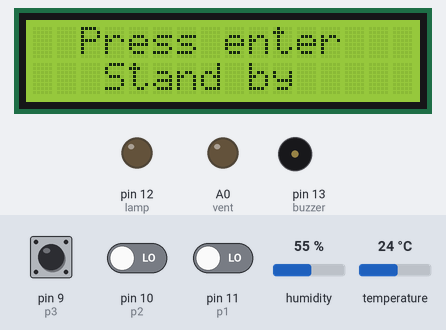
The sketch below on a simulated Arduino Uno, built with avr-gcc and run on an emulated ATmega328P. On the bench: 16×2 character LCD, output pins drawn as LEDs (lit = HIGH), buzzer (waves = sounding, pin HIGH). Inputs (shaded band) come from the test bench; at power-on: pin 9 (p3) LOW, pin 10 (p2) LOW, humidity 55 %, pin 11 (p1) LOW, temperature 24 °C. What the sketch prints to the serial monitor is not drawn.

Above: at 1.5 s.
1.6 s: pin 9 (p3) pulsed HIGH 2 times (0.12 s each, 0.3 s apart)
At 2.5 s:
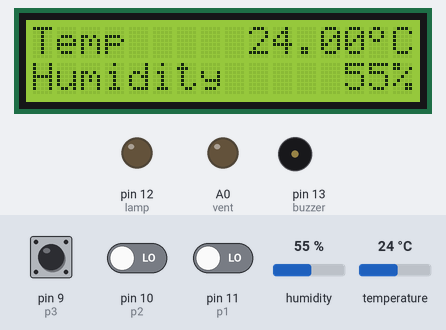
3.7 s: pin 10 (p2) driven HIGH
At 5.4 s:
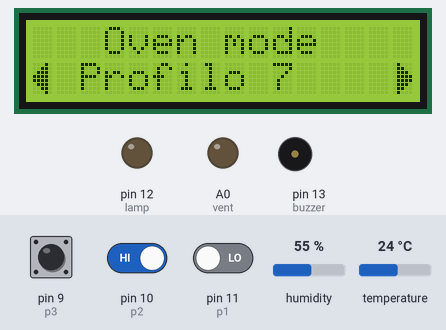
5.7 s: pin 9 (p3) pulsed HIGH 5 times (0.12 s each, 0.3 s apart)
At 6.6 s:
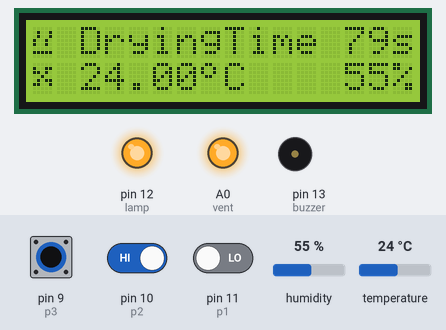
10.2 s: humidity set to 27 %
At 13.1 s:
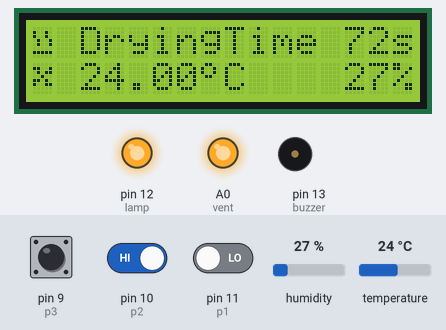
13.2 s: humidity set to 24 %
At 14.8 s:
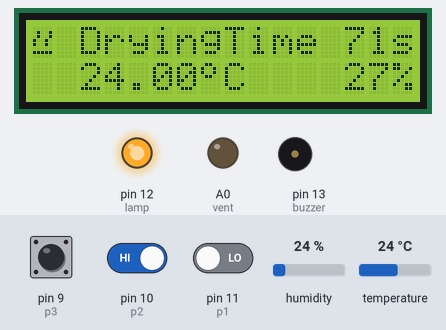
16.2 s: pin 9 (p3) driven HIGH
At 19.0 s:
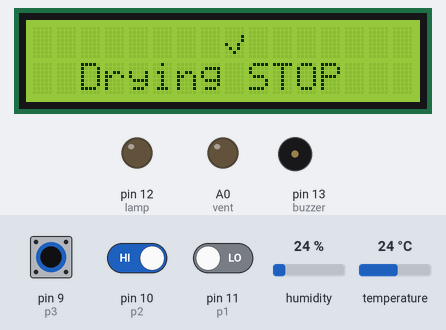
Timing chart, 0 to 20.5 s (numbered marks = the images above; inputs shaded):
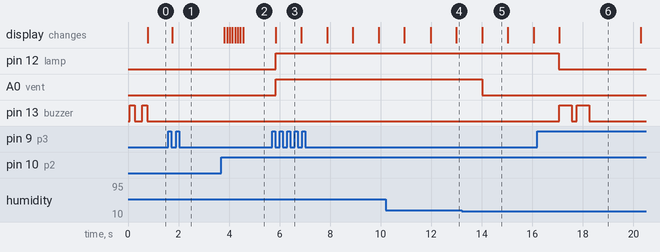

The sketch:

main.ino
```cpp
#include <Adafruit_Sensor.h>
#include <LiquidCrystal.h>
#include "DHT.h"
#define DHT11_PIN 8
#define DHTTYPE DHT11
DHT dht(DHT11_PIN, DHTTYPE);

#define val_status "Stand by"
//****Display Settings****
LiquidCrystal lcd(7, 6, 5, 4, 3, 2);
//****DTH11  Settings****
float t; //Variabile temporanea
int h; //Variabile temporanea
//****Led and switch Settings****
int t_set;  //Variabile per impostare la temperatura
int h_set;  //Variabile per impostare l'umidtà
int p1=11;  //Pulsante 1
int p2=10;  //Pulsante 2
int p3=9;   //Pulsante 3
int lamp=12; //Lampada a irraggiamento
int buzzer=13;
int vent=A0; //Ventola - utilizzo un piedino analogico come digitale
int s_max;   //Contatore che esprime il tempo massimo in secondi
int check_stop; //Verifico richesta di stop durante il processo di essiccazione
//****hysteresis Settings****
int hyster_vet[] = {1,2,3,4,5,6}; //Vettore con tutti i valori di isteresi
int Hstack=1;  //Variabile temporanea
int hyster=1; //Variabile temporanea
int k; //Contatore
//****START simboli speciali****
byte gradi[8] = {
  B01100,
  B10010,
  B10010,
  B01100,
  B00000,
  B00000,
  B00000,
  B00000,
};
byte arrow_left[8] = {
  B01000,
  B01100,
  B01110,
  B01111,
  B01111,
  B01110,
  B01100,
  B01000,
};
byte arrow_right[8] = {
  B00010,
  B00110,
  B01110,
  B11110,
  B11110,
  B01110,
  B00110,
  B00010,
};
byte hy[8] = {
  B00100,
  B01110,
  B10101,
  B00100,
  B00000,
  B00111,
  B00100,
  B11100,
};
byte ok[8] = {
  B00000,
  B00000,
  B00001,
  B00001,
  B10010,
  B01010,
  B00100,
  B00000,
};
byte drying[8] = {
  B00000,
  B01001,
  B01001,
  B10010,
  B10010,
  B00000,
  B11111,
  B00000,
};
byte drying_reverse[8] = {
  B00000,
  B10010,
  B10010,
  B01001,
  B01001,
  B00000,
  B11111,
  B00000,
};
byte fan[8] = {
  B00000,
  B10011,
  B11010,
  B00100,
  B01011,
  B11001,
  B00000,
  B00000,
};
byte fan_reverse[8] = {
  B00000,
  B11001,
  B01011,
  B00100,
  B11010,
  B10011,
  B00000,
  B00000,
};
//****END simboli speciali****

//****START auto-update****
//Funzione di auto-update della temperatura e umidita
void update_val(){
  t= dht.readTemperature(); //Leggo la temperatura
  h= dht.readHumidity(); //Leggo l'umidità
  Serial.println(t);
  Serial.println(h);
}
//****END auto-update****

//*************START-BUZZER**************
void start_beep(){                    // Suono di avvio del sistema
  digitalWrite(buzzer,HIGH);
  delay(200);
  digitalWrite(buzzer,LOW);
  delay(300);
  digitalWrite(buzzer,HIGH);
  delay(200);
  digitalWrite(buzzer,LOW);
  }
void saved_beep(){                  // Suono dopo un salvataggio
  digitalWrite(buzzer, HIGH);
  delay(100);
  digitalWrite(buzzer, LOW);
  delay(200);
  digitalWrite(buzzer, HIGH);
  delay(100);
  digitalWrite(buzzer, LOW);
  }
void completed_beep(){              // Suono che conferma la fine di una essiccazione
  digitalWrite(buzzer, HIGH);
  delay(300);
  digitalWrite(buzzer, LOW);
  delay(500);
  digitalWrite(buzzer, HIGH);
  delay(800);
  digitalWrite(buzzer, LOW);
  }
void stop_beep(){                  // Suono di stop durante il processo di essiccazione
  digitalWrite(buzzer, HIGH);
  delay(500);
  digitalWrite(buzzer, LOW);
  delay(200);
  digitalWrite(buzzer, HIGH);
  delay(500);
  digitalWrite(buzzer, LOW);
  }
//**********END BUZZER*****************

//*************START-STOP**************
//Funzione per fermare il processo di essiccazione
void stop_(){
     digitalWrite(lamp,LOW);  //Spengo tutti i dispositivi
     digitalWrite(vent,LOW);
     lcd.clear();
     lcd.setCursor(8, 0);
     lcd.write(byte(4));
     lcd.setCursor(2, 1);
     lcd.print("Drying STOP");
     stop_beep();
     delay(2000);
     loop();                //Ritorno nel loop - Menu principale
  }
//**********END STOP*****************

//*************START-LAYER**************
//LAYER DI AVVIO
void layer_start(){
  update_val(); //Aggiorno TEMP/UMIDITA
  lcd.clear();
  lcd.print("Temp");
  lcd.setCursor(9, 0);
  lcd.print(t);
  lcd.setCursor(14, 0);
  lcd.write(byte(0));
  lcd.print("C");
  lcd.setCursor(0, 1);
  lcd.print("Humidity");
  lcd.setCursor(13, 1);
  lcd.print(h);
  lcd.print("%");
  delay(200);
}
//LAYER DEI PROFILI DI ESSICCAZIONE
void layer_profile(){
   String profile[] = {"Default","Profilo 1","Profilo 2","Profilo 3","Profilo 4","Profilo 5","Profilo 6","Profilo 7"}; //VETTORE PROFILI
   int profile_temp[] = {40,30,37,60,42,40,34,50}; //VETTORE TEMPERATURA
   int profile_Humidity[] = {30,10,7,6,5,9,20,25}; //VETTORE UMIDITA'
   int profile_clock[] = {10,20,30,40,50,60,70,80}; //VETTORE TEMPO DI ESSICCAZIONE
   String stack;
   int cont=0;
  while(digitalRead(p3)==LOW){
    lcd.clear();
    lcd.setCursor(3, 0);
    lcd.print("Oven mode");
    lcd.setCursor(0, 1);
    lcd.write(byte(2));
    lcd.setCursor(15, 1);
    lcd.write(byte(1));
    lcd.setCursor(2, 1);
    lcd.print(stack);
     if(digitalRead(p2)==HIGH){    //Incremento lo scorrimento dei profili
      if(cont>6){
        }else{
         cont++;
        }
      }
    if(digitalRead(p1)==HIGH){    //Decremento lo scorrimento dei profili
      cont--;
      }
     delay(100);
     //ELENCO DEI PROFILI CON RELATIVI PARAMETRI DI FUNZIONAMENTO
      switch (cont) {
      case 0:
      stack=profile[0];         //Salvo il nome del profilo su una variabile
      t_set=profile_temp[0];    //Salvo la temperatura del profilo su una variabile
      h_set=profile_Humidity[0];  //Salvo l'umidità del profilo su una variabile
      break;
      case 1:
      stack=profile[1];
      t_set=profile_temp[1];
      h_set=profile_Humidity[1];
      break;
      case 2:
      stack=profile[2];
      t_set=profile_temp[2];
      h_set=profile_Humidity[2];
      break;
      case 3:
      stack=profile[3];
      t_set=profile_temp[3];
      h_set=profile_Humidity[3];
      break;
       case 4:
      stack=profile[4];
      t_set=profile_temp[4];
      h_set=profile_Humidity[4];
      break;
      case 5:
      stack=profile[5];
      t_set=profile_temp[5];
      h_set=profile_Humidity[5];
      break;
      case 6:
      stack=profile[6];
      t_set=profile_temp[6];
      h_set=profile_Humidity[6];
      break;
      case 7:
      stack=profile[7];
      t_set=profile_temp[7];
      h_set=profile_Humidity[7];
      break;
      case 8:
      stack=profile[8];
      t_set=profile_temp[8];
      h_set=profile_Humidity[8];
      break;
}

  }
  while(digitalRead(p3)==HIGH){ //Aspetto il rilascio del pulsante
  }
  int s;
  int event_fan,event_temp; //Varibili per le animazioni dei caratteri speciali
  event_fan=0;
  s=profile_clock[cont]; //Salvo il tempo di essiccazione
  for(s_max=s;s_max--; s_max==0){ //Inizio un ciclo for per il processo di essiccazione
  lcd.clear();
  lcd.setCursor(2, 0);
  lcd.print("DryingTime");
  lcd.setCursor(13, 0);
  lcd.print(s_max);
  lcd.setCursor(15, 0);
  lcd.print("s");
  lcd.setCursor(2, 1);
  lcd.print(t);
  lcd.setCursor(7, 1);
  lcd.write(byte(0));
  lcd.print("C");
  lcd.setCursor(13, 1);
  lcd.print(h);
  lcd.print("%");
  update_val(); //Aggiorno costantemente Temp/Umi
  Serial.println(t);
  if(t< t_set-hyster){            //Controllo se la temperatura registrata è minore di quella impostata considerando il valore di isteresi
      digitalWrite(lamp,HIGH);
      if(event_temp==0){         //Gestisco le varie animazioni dei caratteri del display
        lcd.setCursor(0, 0);
        lcd.write(byte(5));
        event_temp++;
        }else{
        lcd.setCursor(0, 0);
         lcd.write(byte(6));
        event_temp--;
       }
    }else{
      digitalWrite(lamp,LOW);  // Se t> t_set-hyster spengo la lampada
      }
  if(h> h_set){                  //La stessa operazione della temperatura la faccio con l'umidità
      digitalWrite(vent,HIGH);
      if(event_fan==0){
        lcd.setCursor(0, 1);
        lcd.write(byte(7));
        event_fan++;
        }else{
        lcd.setCursor(0, 1);
        lcd.write(byte(3));
        event_fan--;
       }
    }else{
      digitalWrite(vent,LOW);  // Se h> h_set spengo la ventola
      }
  update_val();
  delay(1000);
     if(digitalRead(p3)==HIGH){ //Se il pulsante 3 è alto allora chiedo interruzione sul programma principale e eseguo la funzione di arresto
      s_max=0;
      stop_();
      check_stop=1; //Variabile di segnalazione
    }
  }
  if(check_stop==1){ //Controllo lo stato della rischiesta di stop
    check_stop=0;
  }else{                 //Se non sono stati rischiesti stop e la essiccazione è stata completata con successo spengo tutti i dispositivi e ritorno al menu principale
  digitalWrite(lamp,LOW);
  digitalWrite(vent,LOW);
  lcd.clear();
  lcd.setCursor(8, 0);
  lcd.write(byte(4));
  lcd.setCursor(0, 1);
  lcd.print("Drying completed"); //Messaggio di verifica
  completed_beep();
  delay(2000);
  }
}

//****LAYER DI ISTERESI****
void layer_hyster(){
  while(digitalRead(p3)==LOW){
   //CARICO LE INFORMAZIONI DEL SEGUENTE LAYER
   lcd.clear();
   lcd.setCursor(0, 0);
   lcd.setCursor(3, 0);
   lcd.print("Hysteresis");
   lcd.setCursor(3, 1);
   lcd.write(byte(2));
   lcd.setCursor(12, 1);
   lcd.write(byte(1));
   lcd.setCursor(7, 1);
   lcd.print(Hstack); //Visualizzo il valore di isteresi
   lcd.setCursor(8, 1);
   lcd.write(byte(0));
   lcd.setCursor(9, 1);
   lcd.print("C");

   if(digitalRead(p2)==HIGH){ //incremento il valore di isteresi
      k++;
      }
    if(digitalRead(p1)==HIGH){ //decremento il valore di isteresi
      k--;
      }
     delay(100);
     //Alenco valori di isteresi che possono essere selezionati
      switch (k) {
      case 0:
      Hstack=hyster_vet[0];
      break;
      case 1:
      Hstack=hyster_vet[1];
      break;
      case 2:
      Hstack=hyster_vet[2];
      break;
      case 3:
      Hstack=hyster_vet[3];
      break;
      case 4:
      Hstack=hyster_vet[4];
      break;
      }
  }
  while(digitalRead(p3)==HIGH){
    hyster==Hstack;    //Salvo il valore di isteresi
    lcd.clear();       //Aggiorno il display per caricare il nuovo valore di isteresi
    lcd.setCursor(8, 0);
    lcd.write(byte(4)); //simbolo "OK"
    lcd.setCursor(0, 1);
    lcd.print("Updated Completed");
    saved_beep();  //conferma salvataggio
    delay(3000);
  }
}
//*************END-LAYER****************
void setup() {
  Serial.begin(9600);
  //DICHIARO I SEGUENTI DISPOSITIVI: BUZZER, LAMPADA E VENTOLA.
  pinMode(buzzer, OUTPUT);
  pinMode(lamp, OUTPUT);
  pinMode(vent, OUTPUT);
  //PER SICUREZZA VENGONO SPENTI TUTTI GLI ATTUATORI
  digitalWrite(vent,LOW);
  digitalWrite(lamp,LOW);
  lcd.begin(16, 2);
  dht.begin();
  //DICHIARO I SIMBOLI PERSONALIZZATI DEL DISPLAY LCD
  //ALCUNI SIMBOLO HANNO DUE FRAME, HANNO LA FUNZIONE DI ANIMARE IL SIMBOLO
  lcd.createChar(0, gradi);  //Simbolo per la temperatura
  lcd.createChar(1, arrow_left); //Freccia sinistra di selezione
  lcd.createChar(2, arrow_right); //Freccia destra di selezione
  lcd.createChar(4, ok); //Simbolo di conferma
  lcd.createChar(5, drying); //Simbolo di essiccazione FRAME_1
  lcd.createChar(6, drying_reverse); //Simbolo di essiccazione FRAME_2
  lcd.createChar(7, fan); //Simbolo della ventilazione FRAME_1
  lcd.createChar(3, fan_reverse); //Simbolo della ventilazione FRAME_2
  //INIZIO LA SEQUENZA DI AVVIO
  start_beep();    //Bip iniziale di conferma
  lcd.setCursor(2, 0);
  lcd.print("Press enter");
  lcd.setCursor(3, 1);
  lcd.print(val_status); //VAL_STATUS rappresenta lo stato del dispositivo
  while(digitalRead(p3)==LOW){  //Aspetto la pressione del pulsante enter
  }
  while(digitalRead(p3)==HIGH){
  }
}
void loop() {
   layer_start();             //Eseguo il seguente layer per mostare la temperatura/umidita
   if(digitalRead(p2)==HIGH){ //Se viene premuto il pulsante 2 entro in "LAYER_PROFILE"
      layer_profile();
  }
  if(digitalRead(p1)==HIGH){  //Se viene premuto il pulsante 1 entro in "LAYER_HYSTER"
      layer_hyster();
  }
}
```

Measured:
- the behaviour switches between 26 and 25 % on humidity (found by bisection; images 4 and 5)
- after the input at 1.6 s, the display: changes after 0.15 s (image 1)
- after the input at 3.7 s, the display: first changes after 0.11 s (image 2 shows a later state)
- after the input at 5.7 s, pin 12 (lamp), A0 (vent): LOW → HIGH after 0.15 s; the display: changes after 0.15 s (image 3)
- after the input at 13.2 s, A0 (vent): HIGH → LOW after 0.81 s; the display: changes after 0.81 s (image 5)
- after the input at 16.2 s, pin 12 (lamp): HIGH → LOW after 0.85 s; pin 13 (buzzer): alternates HIGH for 0.50 s and LOW for 0.20 s, 4 changes in all, then stays LOW, starting after 0.86 s; the display: changes after 0.86 s (image 6)
- what the display in image 5 shows lasts 1.0 s, from 14.0 s to 15.0 s
